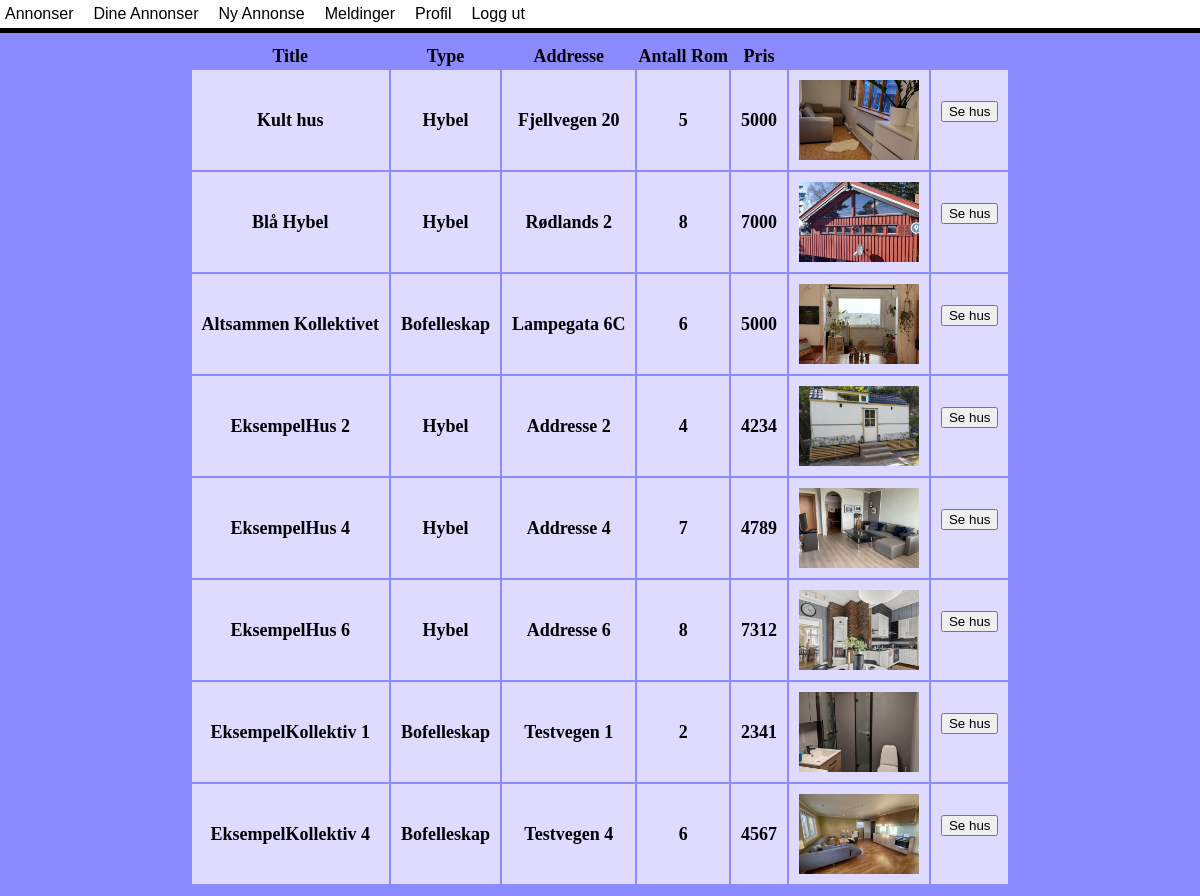
Page /Pages/MyListings.php (signed in) on the committed database.
### tables this page shows
CREATE TABLE listingImages (
    listingImgID INT NOT NULL AUTO_INCREMENT,
    listingImgDesc VARCHAR(64),
    listingImgType VARCHAR(10),
    listingID INT NOT NULL,
    listingMainImg TINYINT NOT NULL DEFAULT 0,
    PRIMARY KEY (listingImgID),
    FOREIGN KEY (listingID) references Listings(listingID) ON DELETE CASCADE
);

CREATE TABLE listings (
    listingID INT NOT NULL AUTO_INCREMENT,
    listingTitle VARCHAR(45) NOT NULL,
    listingDesc VARCHAR(1000) NOT NULL,
    listingAddress VARCHAR(100) NOT NULL,
    listingRooms INT NOT NULL,
    listingType VARCHAR(45) NOT NULL,
    listingPrice INT NOT NULL,
    listingArea INT NOT NULL,
    petAllowed TINYINT NOT NULL DEFAULT 0,
    hasParking TINYINT NOT NULL DEFAULT 0,
    hasShed TINYINT NOT NULL DEFAULT 0,
    isFurnished TINYINT NOT NULL DEFAULT 0,
    hasAppliances TINYINT NOT NULL DEFAULT 0,
    hasBalcony TINYINT NOT NULL DEFAULT 0,
    hasGarden TINYINT NOT NULL DEFAULT 0,
    wcFriendly TINYINT NOT NULL DEFAULT 0,
    incElectricity TINYINT NOT NULL DEFAULT 0,
    incWifi TINYINT NOT NULL DEFAULT 0,
    canSmoke TINYINT NOT NULL DEFAULT 0,
    forMen TINYINT NOT NULL DEFAULT 0,
    forWomen TINYINT NOT NULL DEFAULT 0,
    userID INT NOT NULL,
    PRIMARY KEY (listingID),
    FOREIGN KEY (userID) references user(userID) ON DELETE CASCADE
);

### Pages/MyListings.php (the view, shortened to what this page needs)
<?php
include_once "../Utilities/DatabaseConnection.php";
include_once "../Utilities/Header.php";
$userID = $_SESSION["user"]["userID"];
$sql = "SELECT * FROM listings INNER JOIN listingimages ON listings.listingID=listingimages.listingID WHERE userID = '$userID' AND listingimages.listingMainImg = 1";
$result = $connection->query($sql);
?>
<!DOCTYPE html>
<html>
<head>
    <link rel="stylesheet" href="../css/MyListings.css">
</head>
<body>
<main>
<table class="listingsContainer">
    <tr>
    <th>Title</th>
    <th>Type</th>
    <th>Addresse</th>
    <th>Antall Rom</th>
    <th>Pris</th>
    </tr>
<?php
if($result->num_rows > 0) {
while($row = $result->fetch_assoc()) {
    $imageType = $row["listingImgType"];
    $image = "../images/" . $row['listingImgID'] . "." . $imageType;
    $title = $row["listingTitle"];
    $type = $row["listingType"];
    $address = $row["listingAddress"];
    $rooms = $row["listingRooms"];
    $price = $row["listingPrice"];
    echo "<tr>";
    echo "<td>$title</td>";
    echo "<td>$type</td>";
    echo "<td>$address</td>";
    echo "<td>$rooms</td>";
    echo "<td>$price</td>";
    echo "<td><img class='imageLOL' src='$image'></td>";
    echo "<td><form action='ListingDetails.php' method='get'><button type='submit' name='listingID'
    value=" . $row['listingID'] . ">Se hus</button></form></td>";
    }
    echo "</tr>";
}
?>
</table>
</main>
</body>
</html>

### css/Header.css (style rules this page uses)
body { background-color: #8b8bff; margin: 0; padding: 0; }

### css/MyListings.css (style rules this page uses)
body { margin: 0; padding: 0; }
main { display: flex; flex-direction: column; align-items: center; }
img { object-fit: contain; width: auto; height: 5rem; }
table { margin: 0 auto; font-size: large; padding: 10px; }
td { background-color: #dfdaff; font-weight: bold; border: 0px solid black; padding: 10px; text-align: center; }

### rows in the picture
listingimages: listingID.listingTitle "Kult hus", listingID.listingType "Hybel", listingID.listingAddress "Fjellvegen 20", listingID.listingRooms "5", listingID.listingPrice "5000", shows a picture
listingimages: listingID.listingTitle "Blå Hybel", listingID.listingType "Hybel", listingID.listingAddress "Rødlands 2", listingID.listingRooms "8", listingID.listingPrice "7000", shows a picture
listingimages: listingID.listingTitle "Altsammen Kollektivet", listingID.listingType "Bofelleskap", listingID.listingAddress "Lampegata 6C", listingID.listingRooms "6", listingID.listingPrice "5000", shows a picture
listingimages: listingID.listingTitle "EksempelHus 2", listingID.listingType "Hybel", listingID.listingAddress "Addresse 2", listingID.listingRooms "4", listingID.listingPrice "4234", shows a picture
listingimages: listingID.listingTitle "EksempelHus 4", listingID.listingType "Hybel", listingID.listingAddress "Addresse 4", listingID.listingRooms "7", listingID.listingPrice "4789", shows a picture
listingimages: listingID.listingTitle "EksempelHus 6", listingID.listingType "Hybel", listingID.listingAddress "Addresse 6", listingID.listingRooms "8", listingID.listingPrice "7312", shows a picture
listingimages: listingID.listingTitle "EksempelKollektiv 1", listingID.listingType "Bofelleskap", listingID.listingAddress "Testvegen 1", listingID.listingRooms "2", listingID.listingPrice "2341", shows a picture
listingimages: listingID.listingTitle "EksempelKollektiv 4", listingID.listingType "Bofelleskap", listingID.listingAddress "Testvegen 4", listingID.listingRooms "6", listingID.listingPrice "4567", shows a picture
